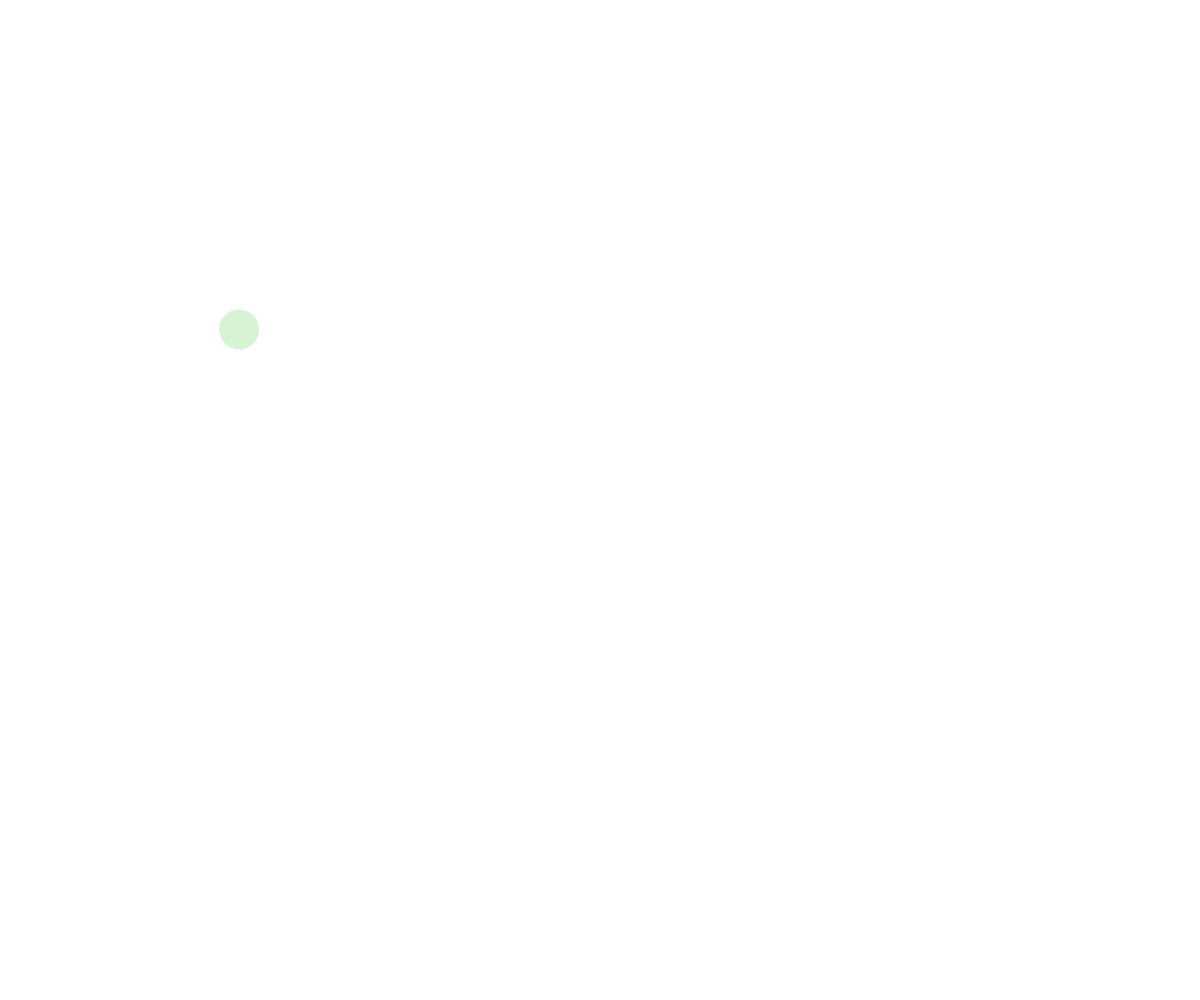
Frame 1 (no input)
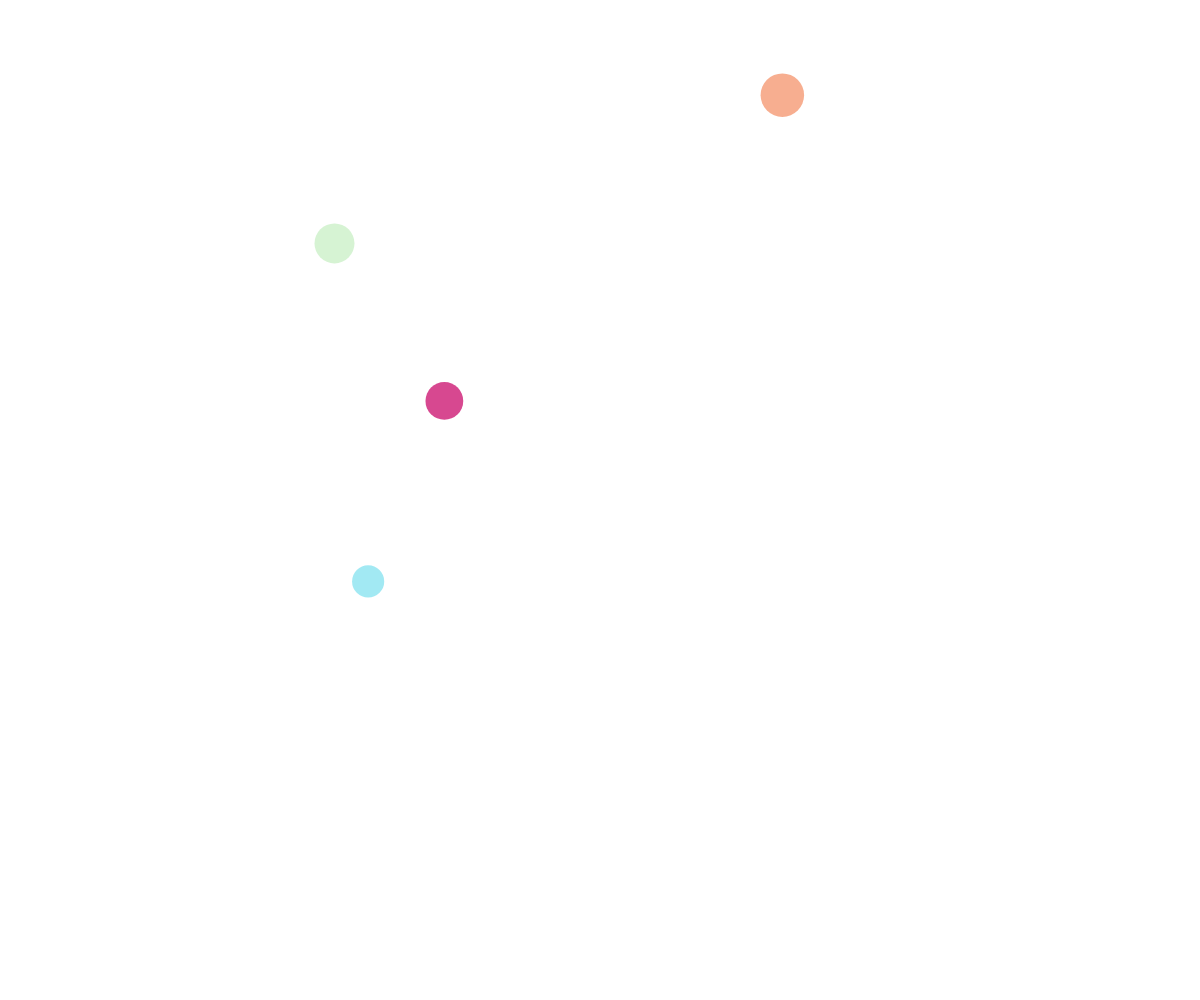
Frame 60 (no input)
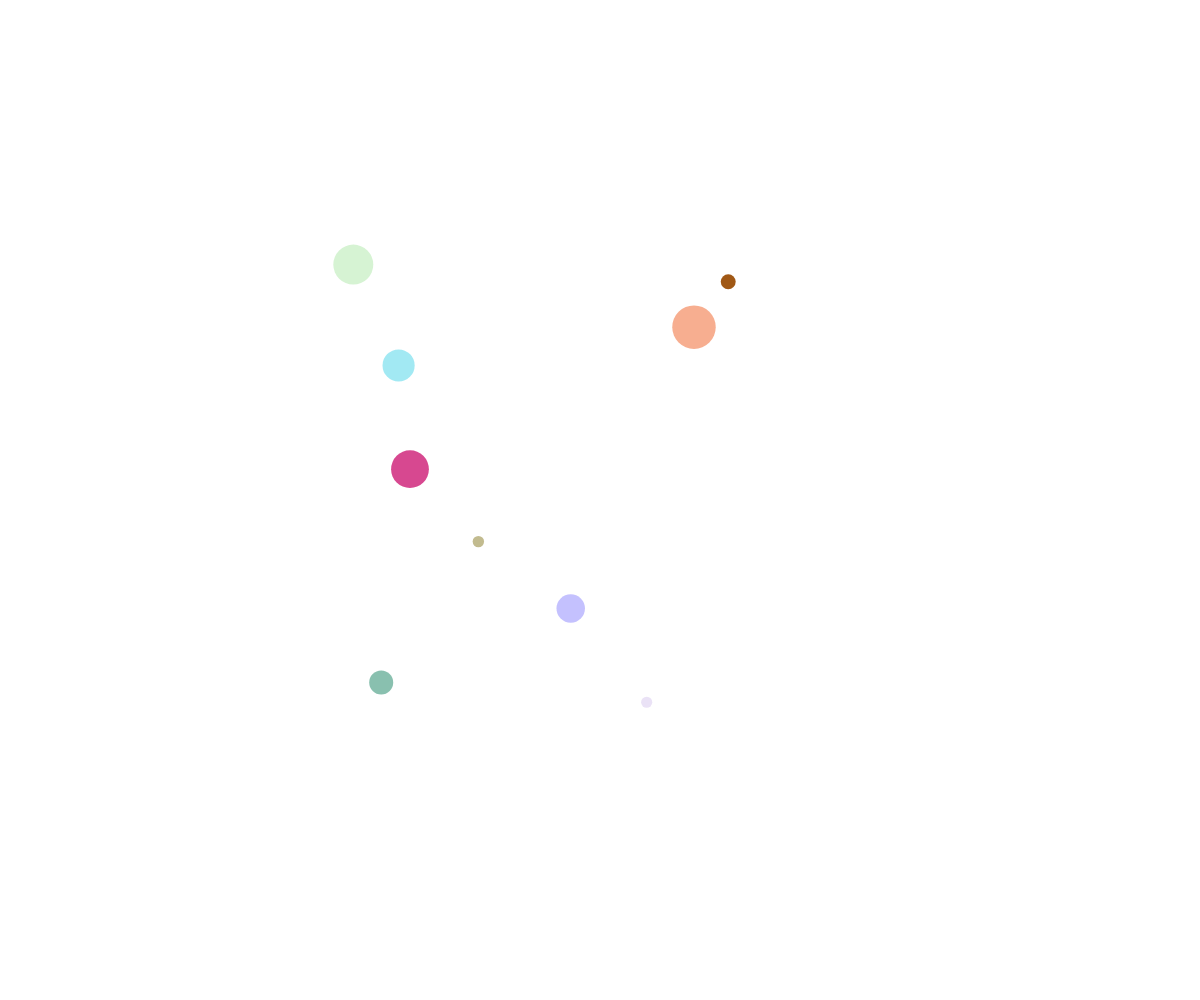
Frame 120 (the mouse pressed at the canvas centre since frame 60)

The p5.js sketch that drew these frames (run headless with seeded random() and noise() and a simulated clock; from frame 60 on, the mouse is pressed at the canvas centre):

// p5.js sketch
// ── sketch.js
// Perlin Noise Ball

let ballArray = [];

function setup() {
  createCanvas(windowWidth, windowHeight);
  theBall = spawnBall();
  //spawn a new ball every half second
  window.setInterval(spawnBall, 500);
}

function draw() {
  background("white");
  noStroke();
  for(let theBall of ballArray){
    fill(theBall.color);

    theBall.x = noise(theBall.time) * width;
    theBall.y = noise(theBall.time + 300) * height;
  
    circle(theBall.x, theBall.y, theBall.size);
  
    theBall.time += 0.01;
  }

  
}

function mousePressed(){
  spawnBall();
}


function spawnBall(){
  let ball = {
    x: random(width),
    y: random(height),
    size: random(10,50),
    color: color(random(255),random(255),random(255),random(255)),
    time: random(1000),
  };
  ballArray.push(ball);
}
